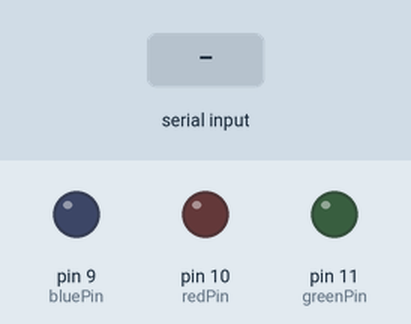
Recording of a sketch running on a simulated Arduino Uno, built with avr-gcc and run on an emulated ATmega328P. Shown: output pins drawn as LEDs (lit = HIGH). The inputs (shaded band) are chosen by the test bench.

Above: at 1.2 s.
1.3 s: "a" received over Serial
At 1.7 s:
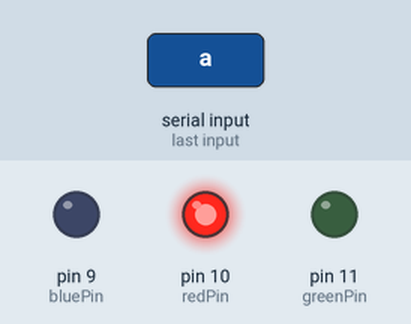
3.3 s: "b" received over Serial
At 3.7 s:
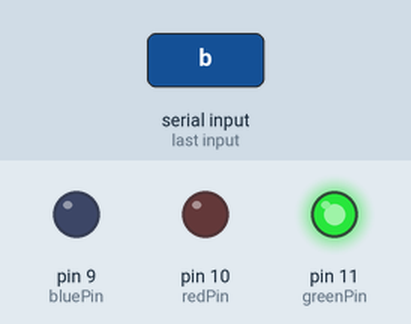
5.3 s: "c" received over Serial
At 5.7 s:
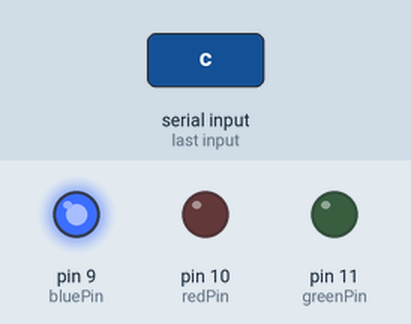
Timing chart, 0 to 8.3 s (numbered marks = the images above; inputs shaded):
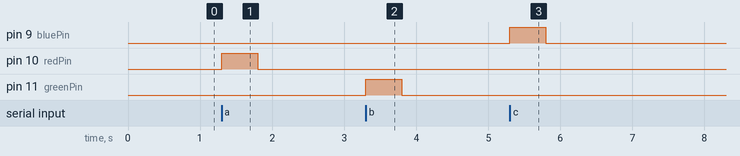

The sketch:

sketch_jun28b.ino
```cpp
int redPin = 10;
int greenPin = 11;
int bluePin = 9;


int c =0;


void setup() {
  Serial.begin(9600);     //比特率设置为一致方可通信
  pinMode(redPin,OUTPUT);
  pinMode(greenPin,OUTPUT);
  pinMode(bluePin,OUTPUT);

}

void loop() {
  if(Serial.available());
  c = Serial.read();
  if(c == 97)   //a 的ASC||码值为97
  {
    digitalWrite(redPin,HIGH);
    delay(500);
    digitalWrite(redPin,LOW);

  }
  if(c == 98)    //b的ASC||码值为98

  {
    digitalWrite(greenPin,HIGH);
    delay(500);
    digitalWrite(greenPin,LOW);

  }

  if(c == 99)
  {
    digitalWrite(bluePin,HIGH);
    delay(500);
    digitalWrite(bluePin,LOW);

  }

}
```

Measured:
- after the input at 1.3 s, pin 10 (redPin): LOW → HIGH at once, → LOW 0.50 s later
- after the input at 3.3 s, pin 11 (greenPin): LOW → HIGH at once, → LOW 0.50 s later
- after the input at 5.3 s, pin 9 (bluePin): LOW → HIGH at once, → LOW 0.50 s later
